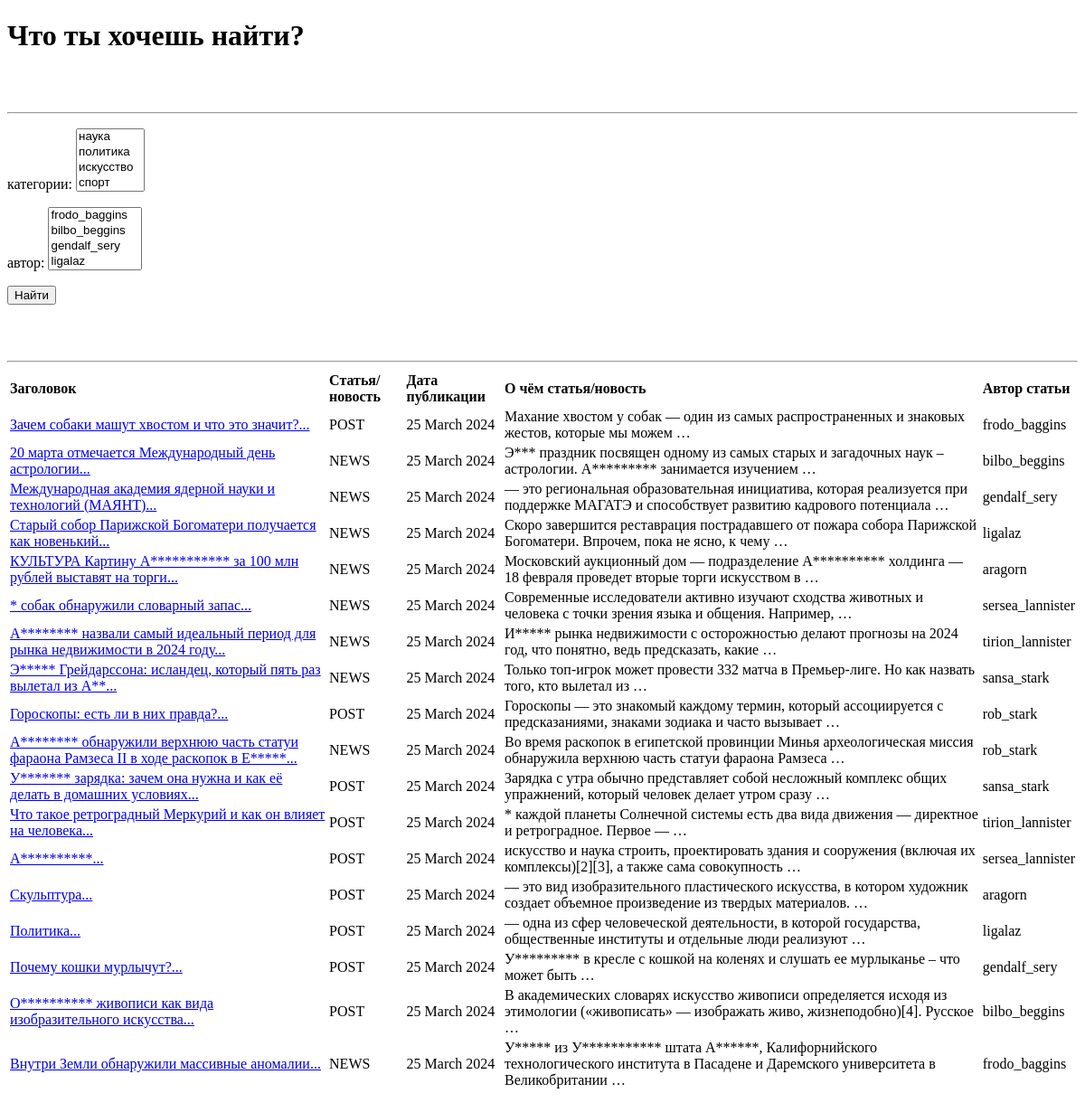
Before: /main/search/ with the older database file.
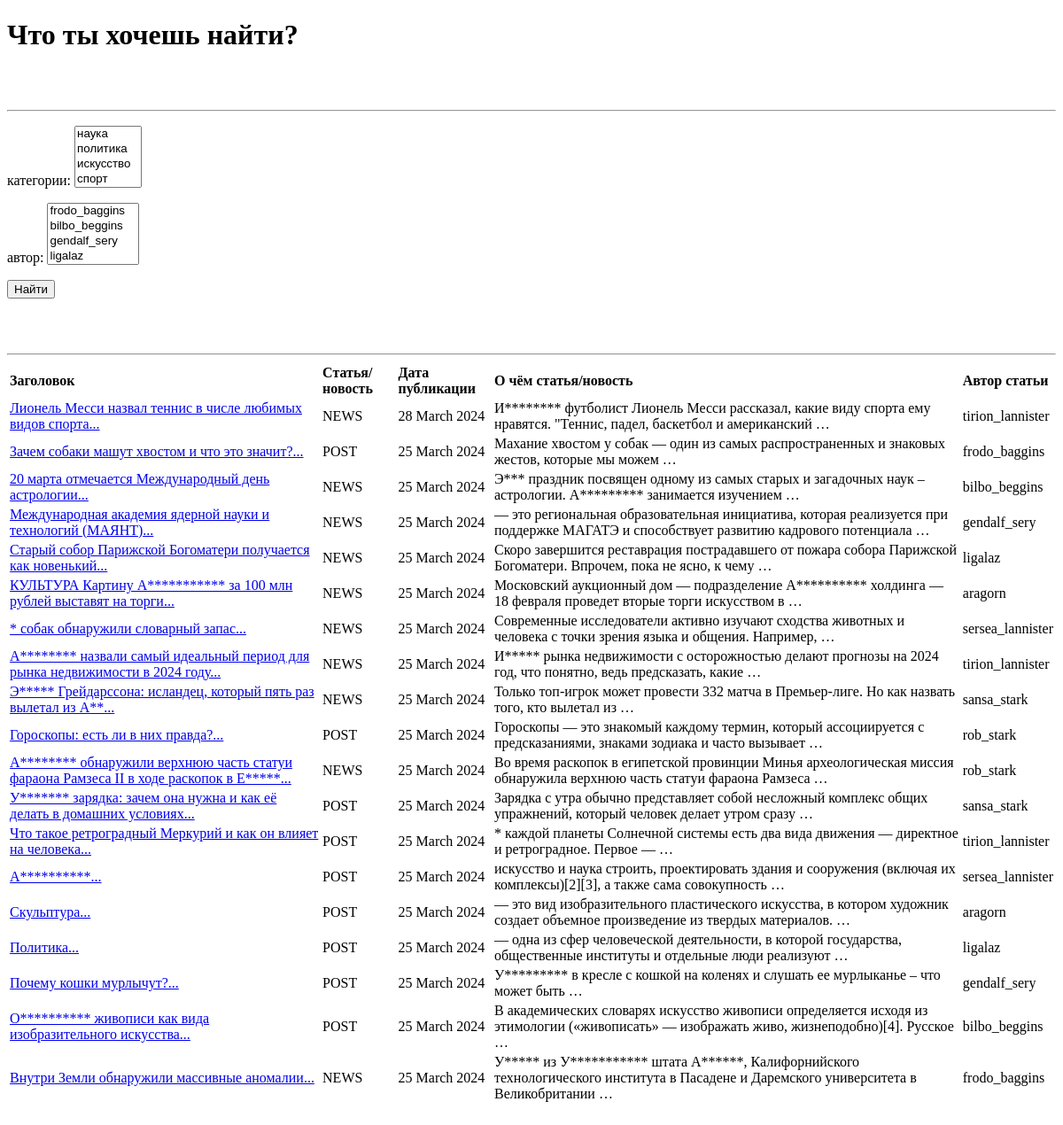
After: the same page with the newer database file.
### news/models.py (models this page shows, shortened)
class Post(models.Model):
    news = 'NEWS'
    post = 'POST'
    author = models.ForeignKey(Author, on_delete=models.CASCADE, null=True)
    post_or_news = models.CharField(max_length=4, choices=POSITIONS, default=news)
    date_time_creation_post = models.DateTimeField(null=True, auto_now_add=True)
    categories = models.ManyToManyField(Category, through='PostCategory')
    title = models.CharField(default='...', max_length=255)
    text = models.TextField(default='...')
    rating = models.FloatField(default=0.0)
    class Meta:
        ordering = ['-date_time_creation_post']

class Author(models.Model):
    user = models.OneToOneField(User, on_delete=models.CASCADE, null=True)
    rating = models.FloatField(default=0.0)
    def __str__(self):
        author_name = self.user.username
        return author_name

class User(AbstractUser):
    subscriptions = models.ManyToManyField(Category, through='SubscriptionsCategory')

### news/views.py (the view)
# urls.py: path('search/', PostSearch.as_view(), name='post_search'),
class PostSearch(ListView):
    form_class = PostForm
    model = Post
    template_name = 'search.html'
    context_object_name = 'posts'
    def get_queryset(self):
        queryset = super().get_queryset()
        self.filterset = PostFilter(self.request.GET, queryset)
        return self.filterset.qs
    def get_context_data(self, **kwargs):
        context = super().get_context_data(**kwargs)
        context['filterset'] = self.filterset
        context['next_sale'] = None
        return context

### news/models.py (called while the page is built)
    def __str__(self):
        return self.news_category

### news/templatetags/custom_filters.py (called while the page is built)
@register.filter()
def punctuation_marks(value, mark='ellipsis'):
    postfix = CURRENCIES_SYMBOLS[mark]
    return f'{value}{postfix}'

@register.filter()
def censor(value):
    text = value.split()
    new_text = []
    for i in range(len(text)):
        word = text[i]
        first_symbol = word[0]
        if first_symbol in 'АИЕЁОУЫЭЮЯ':
            new_word = first_symbol
            if len(word) == 1:
                new_word = '*'
                new_text.append(new_word)
            else:
                for x in range(len(word)):
                    if x != 0:
                        if word[x].isalnum():
                            new_word += '*'
                        else:
                            new_word += word[x]
                new_text.append(new_word)
        else:
            new_text.append(word)
    new_text = ' '.join(new_text)
    return new_text

### templates/search.html
{% extends 'flatpages/default.html' %}
{% load custom_filters %}
{% load custom_tags %}
{% block content %}
    <h1>Что ты хочешь найти?</h1>
    <br/>
    <br/>
    <hr>
    <form action="" method="get">
       {{ filterset.form.as_p }}
       <input type="submit" value="Найти" />
    </form>
    <br/>
    <br/>
    <br/>
    <hr>
   {% if posts %}
       <table>
           <tr>
               <td><b>Заголовок</b></td>
               <td><b>Статья/новость</b></td>
               <td><b>Дата публикации</b></td>
               <td><b>О чём статья/новость</b></td>
               <td><b>Автор статьи</b></td>
           </tr>
           {% for post in posts %}
           <tr>
                   <td><a href="{{ post.id }}">{{ post.title|punctuation_marks|censor }}</a></td>
                   <td>{{ post.post_or_news }}</td>
                   <td>{{ post.date_time_creation_post|date:'d E Y' }}</td>
                   <td>{{ post.text|truncatewords:15|censor }}</td>
                   <td>{{ post.author }}</td>
           </tr>
           {% endfor %}
       </table>
   {% else %}
       <h2>По вашему запросу ничего не найдено :( <br />Попробуйте ещё раз! </h2>
   {% endif %}
    <br/>
    <br/>
    <br/>
{% endblock content %}

Changed rows visible on the page:
added Post: title|punctuation_marks "Лионель Месси назвал теннис в числе любимых видов спорта...", post_or_news "NEWS", date_time_creation_post "28 March 2024", text|censor "И******** футболист Лионель Месси рассказал, какие виду спорта ему нравятся. \"Теннис, падел, баскетбол и американский …", author "tirion_lannister"
